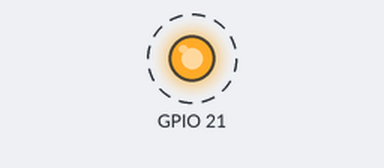
Recording of a program running on a simulated Raspberry Pi (BCM pin numbers). Parts: output pins drawn as LEDs (lit = HIGH). Dashed ring = blinking. At 10.0 s the program stops and its outputs stay as they are.

Above: at 0.02 s.
Timing chart, 0 to 3.0 s (numbered marks = the images above):
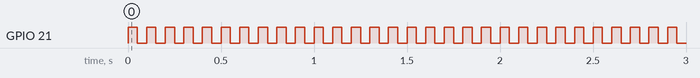

Measured:
- by itself, GPIO 21: alternates HIGH for 0.05 s and LOW for 0.05 s, 200 changes in all, then stays LOW

The program:

0.0-Stepper.py
```python
# Voltage supplyed was 10V and the VREF was .45V

from time import sleep
import RPi.GPIO as GPIO

# Setup GPIO
GPIO.setmode(GPIO.BCM) # "BCM" is used to select GPIO number "BOARD" is used to select pin number
GPIO.setup(21, GPIO.OUT)# 21 Step pin

# Step the motor
for _ in range(100):
    GPIO.output(21, GPIO.HIGH)
    sleep(.05)
    GPIO.output(21, GPIO.LOW)
    sleep(.05)

GPIO.cleanup()
```
